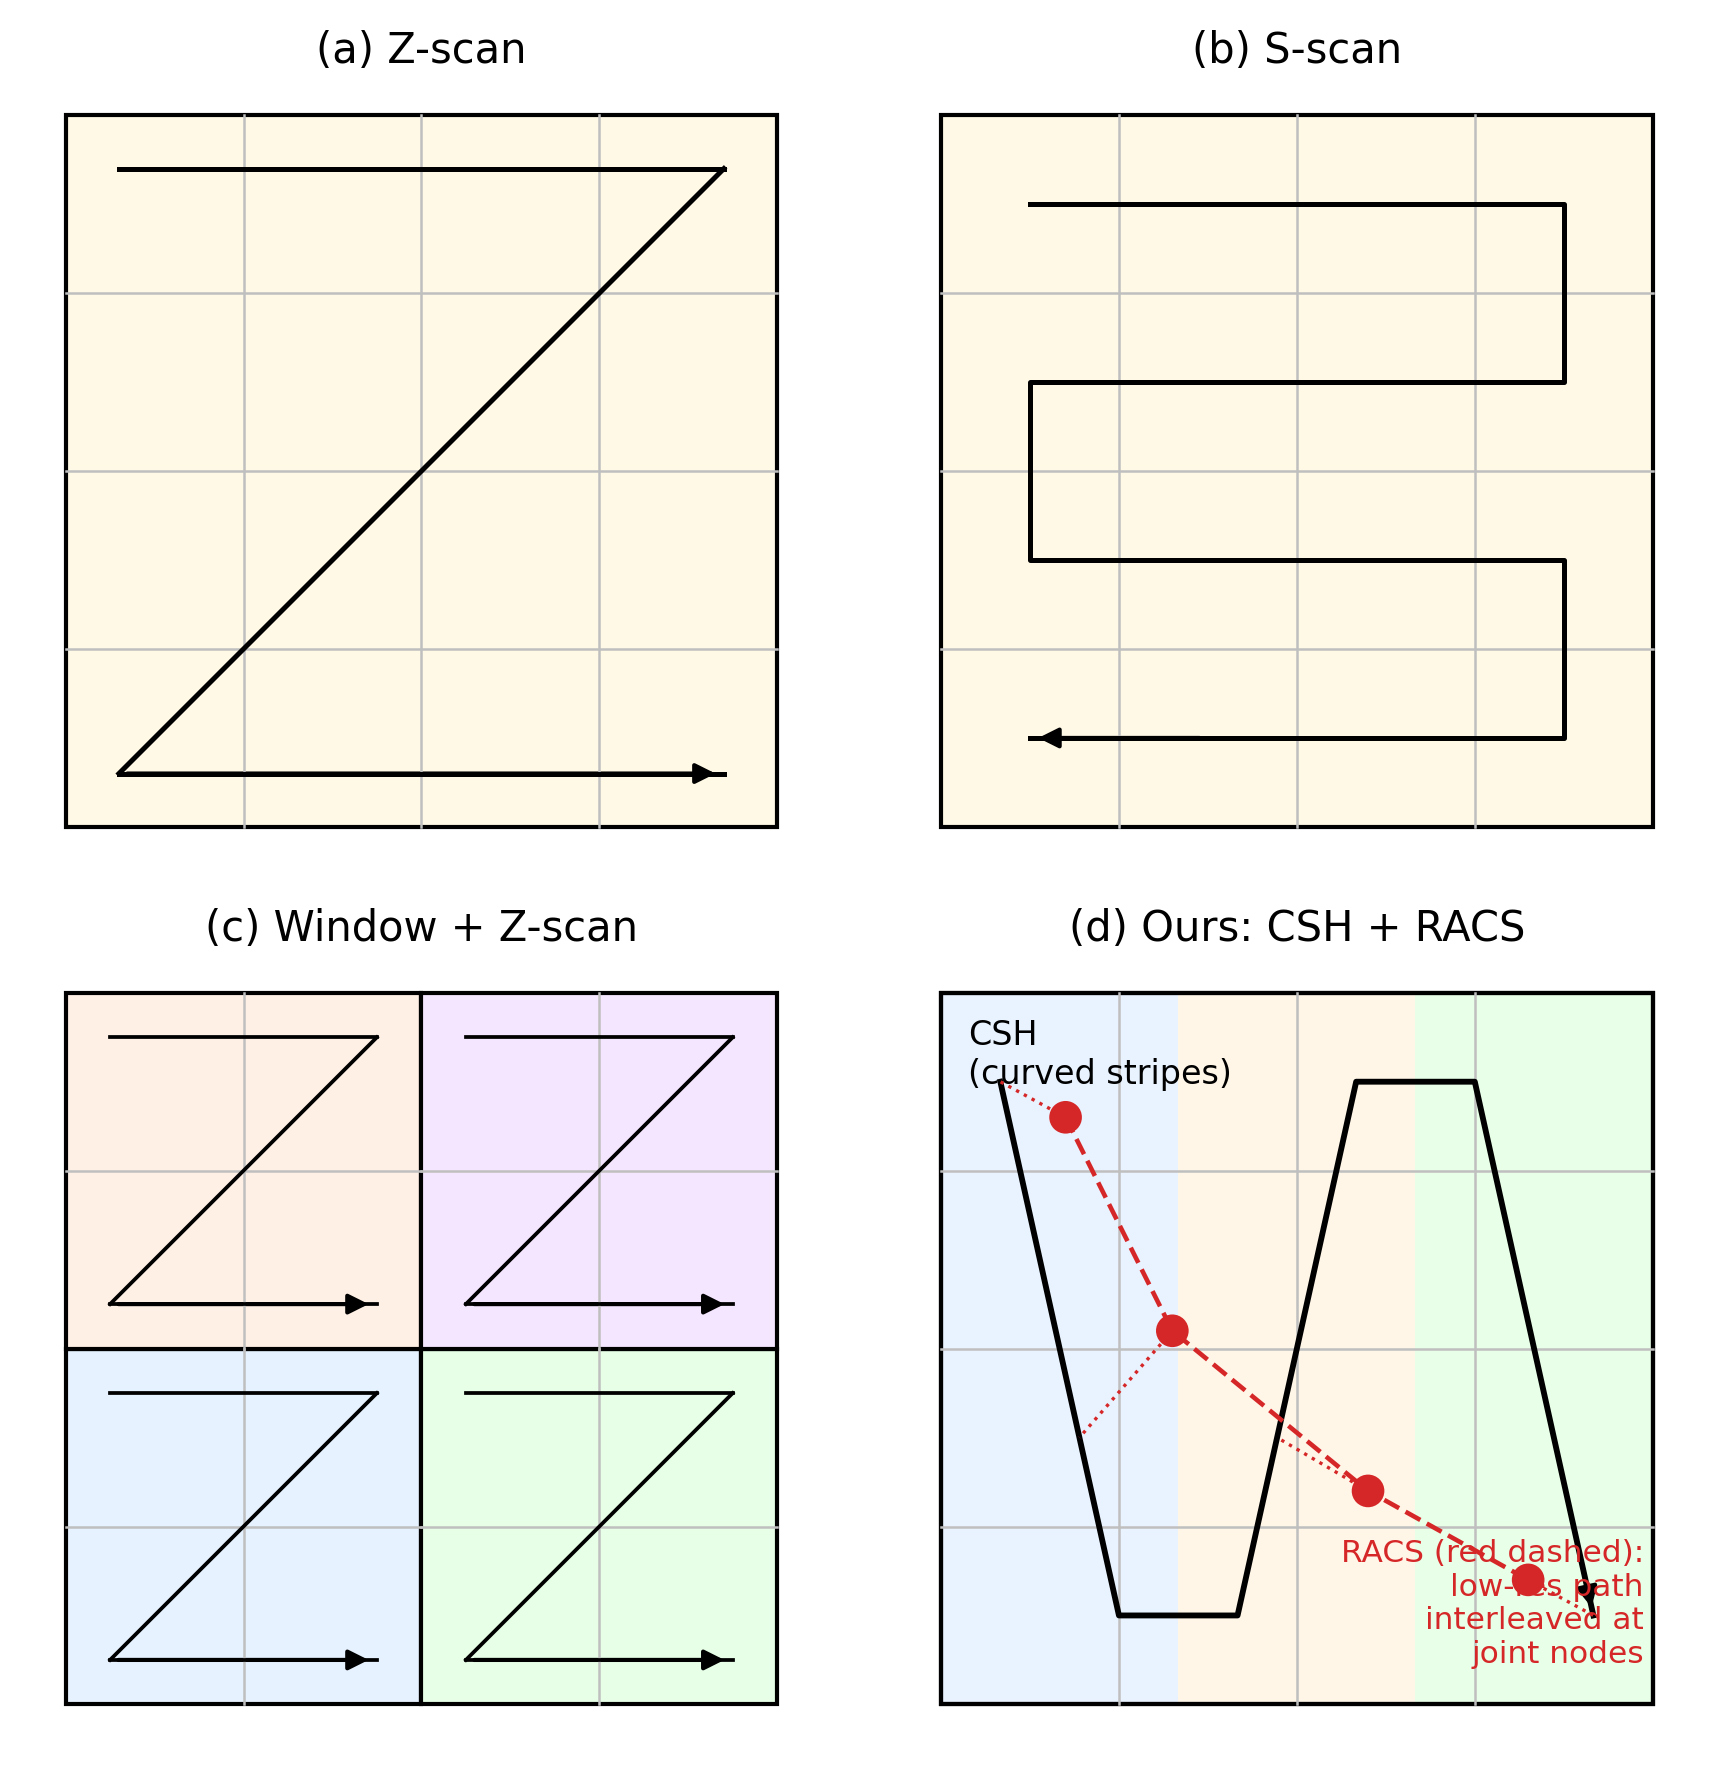

Recreate this plot in Python.
# import numpy as np
# import matplotlib.pyplot as plt
# from matplotlib.patches import Rectangle, FancyArrowPatch

# plt.rcParams["font.family"] = "DejaVu Sans"  # 论文可以换 Times New Roman 等

# fig, axes = plt.subplots(2, 2, figsize=(6, 6))
# axes = axes.flatten()

# for ax in axes:
#     ax.set_aspect("equal")
#     ax.axis("off")

# def draw_grid(ax, x0=0, y0=0, w=4, h=4, nx=4, ny=4, fc="#fff9e6"):
#     ax.add_patch(Rectangle((x0, y0), w, h,
#                            facecolor=fc, edgecolor="black", linewidth=1.0))
#     for i in range(1, ny):
#         ax.plot([x0, x0+w], [y0+i*h/ny, y0+i*h/ny],
#                 color="#bfbfbf", linewidth=0.6)
#     for j in range(1, nx):
#         ax.plot([x0+j*w/nx, x0+j*w/nx], [y0, y0+h],
#                 color="#bfbfbf", linewidth=0.6)

# def arrow(ax, p1, p2, **kw):
#     arr = FancyArrowPatch(p1, p2,
#                           arrowstyle="-|>", mutation_scale=10,
#                           linewidth=1.0, **kw)
#     ax.add_patch(arr)

# # ---------------- (a) Z-scan ----------------
# ax = axes[0]
# ax.set_title("(a) Z-scan", fontsize=10, pad=4)

# draw_grid(ax)

# # 简单画一个 Z 形路径
# pts = [(0.3, 3.7), (3.7, 3.7), (0.3, 0.3), (3.7, 0.3)]
# for i in range(len(pts)-1):
#     ax.plot([pts[i][0], pts[i+1][0]],
#             [pts[i][1], pts[i+1][1]],
#             color="black", linewidth=1.2)
# arrow(ax, pts[-2], pts[-1], color="black")

# # ---------------- (b) 单一路径 S-scan ----------------
# ax = axes[1]
# ax.set_title("(b) S-scan", fontsize=10, pad=4)

# draw_grid(ax)

# # 蛇形/S型扫描：每行反向
# path = []
# nx, ny = 4, 4
# x0, y0, w, h = 0, 0, 4, 4
# for row in range(ny):
#     y = y0 + (ny-row-0.5)*h/ny
#     if row % 2 == 0:
#         xs = np.linspace(x0+0.5*w/nx, x0+w-0.5*w/nx, nx)
#     else:
#         xs = np.linspace(x0+w-0.5*w/nx, x0+0.5*w/nx, nx)
#     for x in xs:
#         path.append((x, y))
# px, py = zip(*path)
# ax.plot(px, py, color="black", linewidth=1.2)
# arrow(ax, path[-2], path[-1], color="black")

# # ---------------- (c) Local window + Z-scan ----------------
# ax = axes[2]
# ax.set_title("(c) Window + Z-scan", fontsize=10, pad=4)

# # 四个 window
# win_w, win_h = 2, 2
# colors = ["#e6f2ff", "#e6ffe6", "#fff0e6", "#f5e6ff"]
# idx = 0
# for i in range(2):
#     for j in range(2):
#         x0, y0 = j*win_w, i*win_h
#         draw_grid(ax, x0, y0, win_w, win_h, nx=2, ny=2, fc=colors[idx])
#         # 每个 window 里面画一个迷你 Z
#         p1 = (x0+0.2, y0+win_h-0.2)
#         p2 = (x0+win_w-0.2, y0+win_h-0.2)
#         p3 = (x0+0.2, y0+0.2)
#         p4 = (x0+win_w-0.2, y0+0.2)
#         mini = [p1, p2, p3, p4]
#         for k in range(len(mini)-1):
#             ax.plot([mini[k][0], mini[k+1][0]],
#                     [mini[k][1], mini[k+1][1]],
#                     color="black", linewidth=0.9)
#         arrow(ax, mini[-2], mini[-1], color="black")
#         idx += 1

# # ---------------- (d) Ours: CSH + RACS ----------------
# ax = axes[3]
# ax.set_title("(d) Ours: CSH + RACS", fontsize=10, pad=4)

# # --------- 背景竖直条带（CSH 的条带）---------
# W, H = 4, 3
# stripe_w = W / 3.0
# colors = ["#e6f2ff", "#fff5e6", "#e6ffe6"]
# for k in range(3):
#     x0 = k * stripe_w
#     ax.add_patch(Rectangle((x0, 0), stripe_w, H,
#                            facecolor=colors[k], edgecolor="none", alpha=0.9))

# # 外边框
# ax.add_patch(Rectangle((0, 0), W, H,
#                        fill=False, edgecolor="black", linewidth=1.0))

# # --------- CSH 主路径：在条带中间弯曲穿行 ---------
# xs = np.linspace(0.3, W-0.3, 200)
# ys = 1.5 + 0.9 * np.sin(2*np.pi*xs / W)   # 中心在 1.5，高度约 3
# ax.plot(xs, ys, color="black", linewidth=1.4)
# # 终点箭头
# ax.arrow(xs[-2], ys[-2],
#          xs[-1]-xs[-2], ys[-1]-ys[-2],
#          head_width=0.12, head_length=0.25,
#          fc="black", ec="black", length_includes_head=True)

# ax.text(0.15, H-0.15, "CSH\ncurved stripe",
#         fontsize=8, ha="left", va="top")

# # --------- RACS：上方一条低分路径 + 向 CSH 插入的箭头 ---------
# # 低分路径（2x 或 3x 节点），表示 low-res scan
# low_y = H + 0.5
# low_xs = np.linspace(0.5, W-0.5, 4)
# low_ys = low_y + 0.2*np.sin(np.linspace(0, np.pi, 4))
# ax.plot(low_xs, low_ys, color="#d62728", linewidth=1.0, linestyle="--")
# for x, y in zip(low_xs, low_ys):
#     ax.scatter(x, y, s=10, color="#d62728")

# ax.text(W/2, low_y+0.45, "RACS low-res path", fontsize=8,
#         ha="center", va="bottom", color="#d62728")

# # 从 low-res path “插入”到 CSH 曲线上的若干点
# # 选几个对应的索引
# idxs = [30, 90, 150]
# for li, ci in zip([0, 1, 3], idxs):
#     sx, sy = low_xs[li], low_ys[li]
#     tx, ty = xs[ci], ys[ci]
#     arr = FancyArrowPatch((sx, sy), (tx, ty),
#                           arrowstyle="-|>", mutation_scale=10,
#                           linewidth=1.0, linestyle="dashed",
#                           color="#d62728")
#     ax.add_patch(arr)

# ax.text(W-0.05, 0.2,
#         "low-res tokens\ninjected into\nCSH sequence",
#         fontsize=8, ha="right", va="bottom", color="#d62728")

# ax.set_xlim(-0.2, W+0.2)
# ax.set_ylim(-0.3, H+1.0)

# plt.tight_layout()
# plt.savefig("dual_scan_dagang.png", dpi=300, bbox_inches="tight")



import numpy as np
import matplotlib.pyplot as plt
from matplotlib.patches import Rectangle, FancyArrowPatch, Circle

plt.rcParams["font.family"] = "DejaVu Sans"  # 论文可改成 Times New Roman 等

fig, axes = plt.subplots(2, 2, figsize=(6, 6))
axes = axes.flatten()

for ax in axes:
    ax.set_aspect("equal")
    ax.axis("off")

def draw_grid(ax, x0=0, y0=0, w=4, h=4, nx=4, ny=4, fc="#fff9e6"):
    ax.add_patch(Rectangle((x0, y0), w, h,
                           facecolor=fc, edgecolor="black", linewidth=1.0))
    for i in range(1, ny):
        ax.plot([x0, x0+w], [y0+i*h/ny, y0+i*h/ny],
                color="#bfbfbf", linewidth=0.6)
    for j in range(1, nx):
        ax.plot([x0+j*w/nx, x0+j*w/nx], [y0, y0+h],
                color="#bfbfbf", linewidth=0.6)

def add_arrow(ax, p1, p2, **kw):
    arr = FancyArrowPatch(p1, p2,
                          arrowstyle="-|>", mutation_scale=10,
                          linewidth=1.0, **kw)
    ax.add_patch(arr)

# ---------------- (a) Z-scan ----------------
ax = axes[0]
ax.set_title("(a) Z-scan", fontsize=10, pad=4)
draw_grid(ax)

pts = [(0.3, 3.7), (3.7, 3.7), (0.3, 0.3), (3.7, 0.3)]
for i in range(len(pts)-1):
    ax.plot([pts[i][0], pts[i+1][0]],
            [pts[i][1], pts[i+1][1]],
            color="black", linewidth=1.2)
add_arrow(ax, pts[-2], pts[-1], color="black")

# ---------------- (b) S-scan ----------------
ax = axes[1]
ax.set_title("(b) S-scan", fontsize=10, pad=4)
draw_grid(ax)

path = []
nx, ny = 4, 4
x0, y0, w, h = 0, 0, 4, 4
for row in range(ny):
    y = y0 + (ny-row-0.5)*h/ny
    if row % 2 == 0:
        xs = np.linspace(x0+0.5*w/nx, x0+w-0.5*w/nx, nx)
    else:
        xs = np.linspace(x0+w-0.5*w/nx, x0+0.5*w/nx, nx)
    for x in xs:
        path.append((x, y))
px, py = zip(*path)
ax.plot(px, py, color="black", linewidth=1.2)
add_arrow(ax, path[-2], path[-1], color="black")

# ---------------- (c) Window + Z-scan ----------------
ax = axes[2]
ax.set_title("(c) Window + Z-scan", fontsize=10, pad=4)

win_w, win_h = 2, 2
colors_win = ["#e6f2ff", "#e6ffe6", "#fff0e6", "#f5e6ff"]
idx = 0
for i in range(2):
    for j in range(2):
        x0, y0 = j*win_w, i*win_h
        draw_grid(ax, x0, y0, win_w, win_h, nx=2, ny=2,
                  fc=colors_win[idx])
        p1 = (x0+0.25, y0+win_h-0.25)
        p2 = (x0+win_w-0.25, y0+win_h-0.25)
        p3 = (x0+0.25, y0+0.25)
        p4 = (x0+win_w-0.25, y0+0.25)
        mini = [p1, p2, p3, p4]
        for k in range(len(mini)-1):
            ax.plot([mini[k][0], mini[k+1][0]],
                    [mini[k][1], mini[k+1][1]],
                    color="black", linewidth=0.9)
        add_arrow(ax, mini[-2], mini[-1], color="black")
        idx += 1

# ---------------- (d) Ours: CSH + RACS ----------------
ax = axes[3]
ax.set_title("(d) Ours: CSH + RACS", fontsize=10, pad=4)

# 竖直条带 + 网格
W, H = 4, 4
stripe_w = W / 3.0
stripe_colors = ["#e6f2ff", "#fff5e6", "#e6ffe6"]
for k in range(3):
    x0 = k * stripe_w
    ax.add_patch(Rectangle((x0, 0), stripe_w, H,
                           facecolor=stripe_colors[k],
                           edgecolor="none", alpha=0.9))
draw_grid(ax, 0, 0, W, H, nx=4, ny=4, fc="none")  # 叠加网格框
ax.add_patch(Rectangle((0, 0), W, H,
                       fill=False, edgecolor="black", linewidth=1.0))

# ---- CSH 主路径：条带内 & 跨条带的 S 形 ----
c_path = []
for col_block in range(3):          # 三条条带
    xs_block = np.linspace(col_block*stripe_w + stripe_w/4,
                           col_block*stripe_w + 3*stripe_w/4, 4)
    # 奇偶条带交替向下 / 向上走，表示“within & across stripes”
    if col_block % 2 == 0:
        ys_block = np.linspace(H-0.5, 0.5, 4)
    else:
        ys_block = np.linspace(0.5, H-0.5, 4)
    for x, y in zip(xs_block, ys_block):
        c_path.append((x, y))

cpx, cpy = zip(*c_path)
ax.plot(cpx, cpy, color="black", linewidth=1.4)
add_arrow(ax, c_path[-2], c_path[-1], color="black")

ax.text(0.15, H-0.15, "CSH\n(curved stripes)", fontsize=8,
        ha="left", va="top")

# ---- RACS 路径：粗粒度红色虚线 + 与 CSH 的交点 ----
r_nodes = [(0.7, 3.3), (1.3, 2.1), (2.4, 1.2), (3.3, 0.7)]
rpx, rpy = zip(*r_nodes)
ax.plot(rpx, rpy, color="#d62728", linewidth=1.1, linestyle="--")
for x, y in r_nodes:
    ax.add_patch(Circle((x, y), 0.08, color="#d62728"))

# 把 RACS 的几个节点“对齐”到最近的 CSH 路径点，用灰色细线表示交错位置
for (rx, ry) in r_nodes:
    # 找距当前 RACS 节点最近的 CSH 点
    d2 = (np.array(cpx) - rx)**2 + (np.array(cpy) - ry)**2
    j = int(np.argmin(d2))
    cx, cy = cpx[j], cpy[j]
    ax.plot([rx, cx], [ry, cy],
            color="#d62728", linewidth=0.8, linestyle="dotted")

ax.text(W-0.05, 0.2,
        "RACS (red dashed):\n"
        "low-res path\ninterleaved at\njoint nodes",
        fontsize=7.5, ha="right", va="bottom", color="#d62728")

ax.set_xlim(-0.2, W+0.2)
ax.set_ylim(-0.2, H+0.2)

plt.tight_layout()
plt.savefig("dual_scan_dagang.png", dpi=300, bbox_inches="tight")
